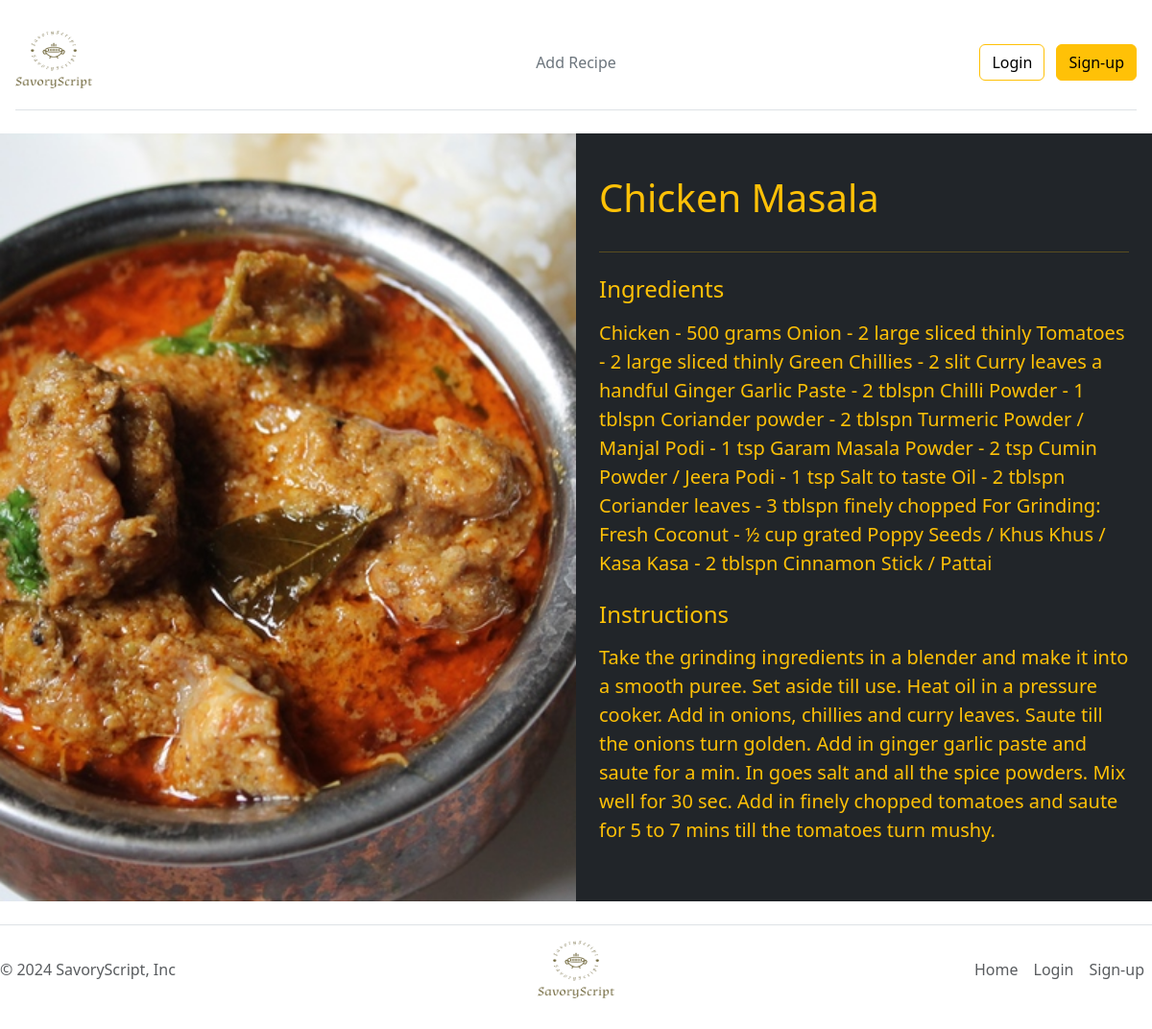
Page /viewpage/4 on the committed database.
### Recipe_App/models.py (models this page shows, shortened)
class Recipe(models.Model):
    recipe_name = models.CharField(max_length=150, null=False)
    recipe_img = models.ImageField()
    description = HTMLField(max_length=400, null=False)
    ingredients = HTMLField(max_length=2000, null=False)
    instructions = HTMLField(max_length=2000, null=False)
    category = models.CharField(max_length=100)
    user = models.ForeignKey(User, on_delete=models.CASCADE)
    class Meta:
        db_table = 'Recipe'

### Recipe_App/views.py (the view)
# urls.py: path('viewpage/<int:rid>', v.viewpage, name='viewpage'),
def viewpage(request, rid):
    recipes = get_object_or_404(Recipe, id = rid)
    context = {'recipes' : recipes}
    return render(request, 'viewpage.html', context)

### Recipe_App/templates/viewpage.html (shortened to what this page needs)
{% extends 'base.html' %}{% load static %}{%block content%}
<div class="container-fluid p-0">
  <div class="row g-0 min-vh-100">
    <div class="col-md-6 recipe-image-container">
      <img
        src="{{ recipes.recipe_img.url }}"
        class="recipe-image"
        alt="{{ recipes.recipe_name }}"
      />
    </div>
    <div
      class="col-md-6 d-flex flex-column justify-content-center bg-dark text-warning p-4"
    >
      <h1 class="display-6 mb-2">{{ recipes.recipe_name }}</h1>
      <hr class="my-4" />
      <h3 class="h4 mb-3">Ingredients</h3>
      <p class="lead mb-4">{{ recipes.ingredients }}</p>
      <h3 class="h4 mb-3">Instructions</h3>
      <p class="lead">{{ recipes.instructions }}</p>
    </div>
  </div>
</div>
{% endblock %}{% block css %}
<link rel="stylesheet" href="{% static 'css/viewpage.css' %}" />
{% endblock %}

### Recipe_App/static/css/base.css (style rules this page uses)
* { margin: 0; padding: 0; box-sizing: border-box; }

### Recipe_App/static/css/viewpage.css (style rules this page uses)
.recipe-image-container { height: 100vh; overflow: hidden; }
.recipe-image { width: 100%; height: 100%; object-fit: cover; object-position: center; }

### rows in the picture
Recipe: recipe_img (picture), recipe_name "Chicken Masala", ingredients "Chicken - 500 grams Onion - 2 large sliced thinly Tomatoes - 2 large sliced thinly Green Chillies - 2 slit Curry leaves a handful Ginger Garlic Paste - 2 tblspn Chilli Powder - 1 tblspn Coriander powder - 2 tblspn Turmeric Powder / Manjal Podi - 1 tsp Garam Masala Powder - 2 tsp Cumin Powder / Jeera Podi - 1 tsp Salt to taste Oil - 2 tblspn Coriander leaves - 3 tblspn finely chopped For Grinding: Fresh Coconut - ½ cup grated Poppy Seeds / Khus Khus / Kasa Kasa - 2 tblspn Cinnamon Stick / Pattai", instructions "Take the grinding ingredients in a blender and make it into a smooth puree. Set aside till use. Heat oil in a pressure cooker. Add in onions, chillies and curry leaves. Saute till the onions turn golden. Add in ginger garlic paste and saute for a min. In goes salt and all the spice powders. Mix well for 30 sec. Add in finely chopped tomatoes and saute for 5 to 7 mins till the tomatoes turn mushy."
